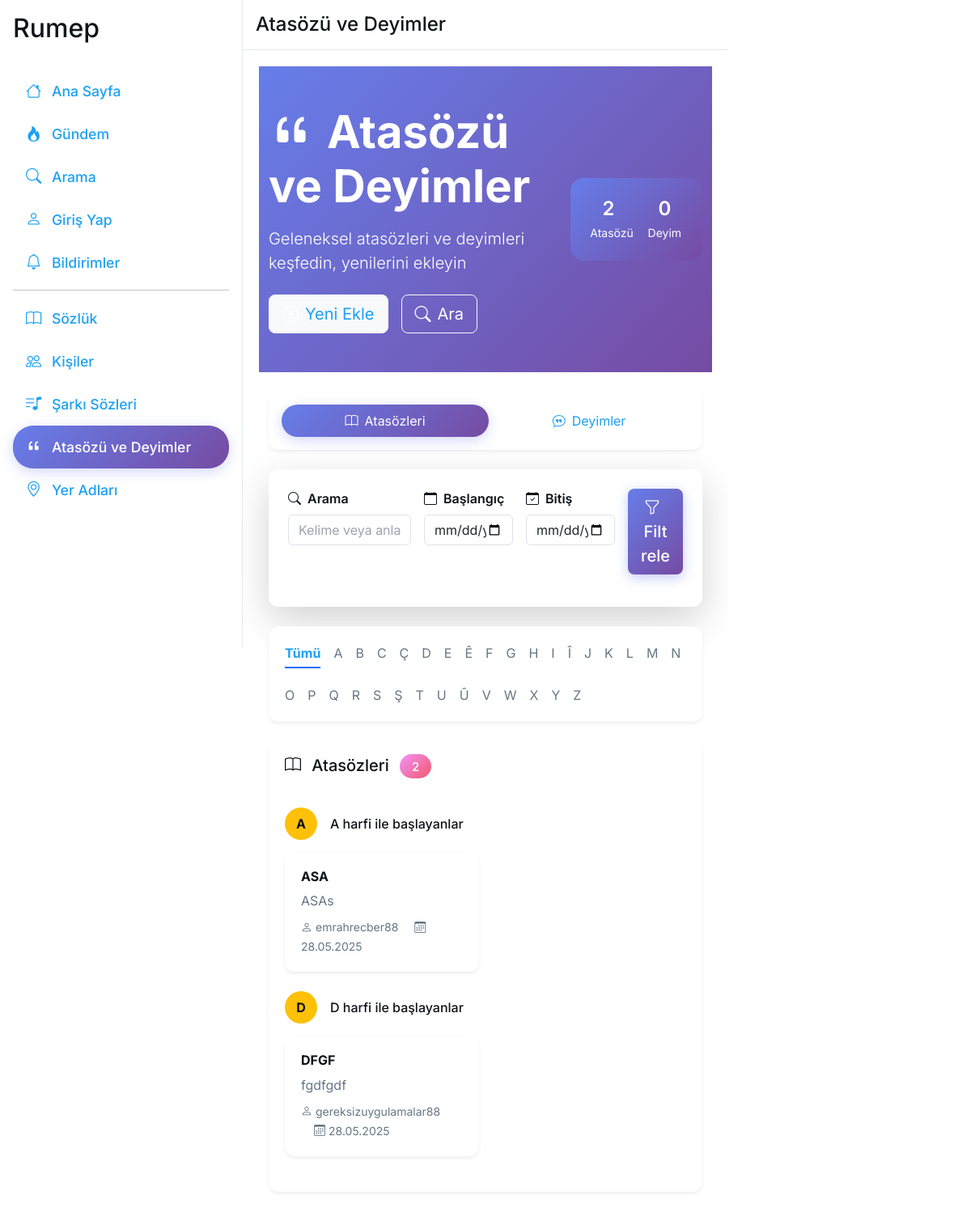
Before: /atasozu-deyim/ with the older database file.
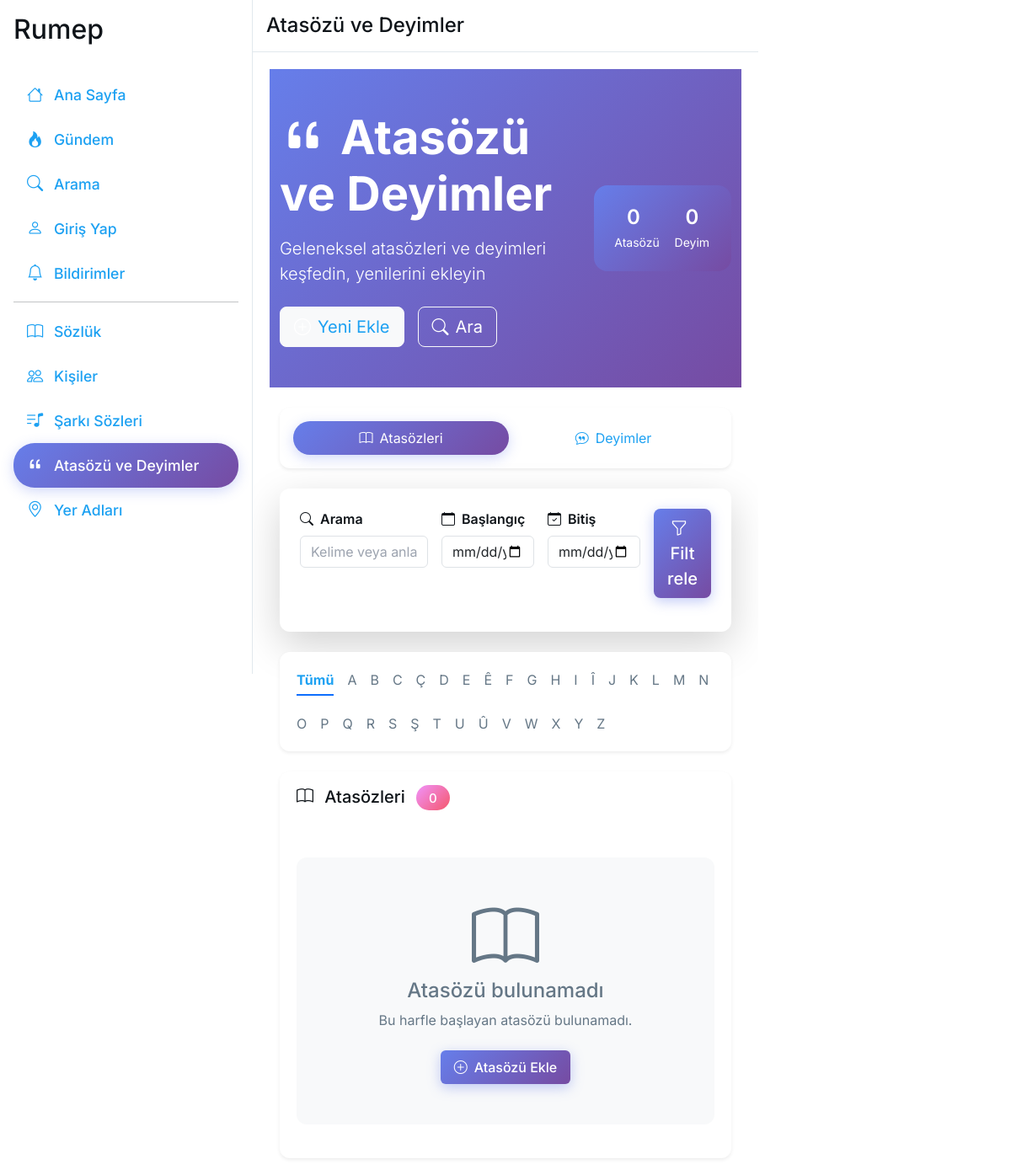
After: the same page with the newer database file.
### main/models.py (models this page shows, shortened)
class Atasozu(models.Model):
    kelime = models.CharField(max_length=500, db_index=True, unique=True)
    anlami = models.TextField(max_length=500)
    ornek = models.TextField(max_length=500, blank=True)
    kullanici = models.ForeignKey(settings.AUTH_USER_MODEL, on_delete=models.CASCADE)
    eklenme_tarihi = models.DateTimeField(default=timezone.now)
    class Meta:
        ordering = ['kelime']
        verbose_name = _('Atasözü')
        verbose_name_plural = _('Atasözleri')

### main/views/atasozu_deyim_views.py (the view, shortened to what this page needs)
# urls.py: path('atasozu-deyim/', views.atasozu_deyim, name='atasozu_deyim'),
def atasozu_deyim(request):
    harf = request.GET.get('harf', '').lower()
    sekme = request.GET.get('sekme', 'atasozu')
    harfler = ['a', 'b', 'c', 'ç', 'd', 'e', 'ê', 'f', 'g', 'h', 'i', 'î', 'j', 'k', 'l', 'm', 'n', 'o', 'p', 'q', 'r', 's', 'ş', 't', 'u', 'û', 'v', 'w', 'x', 'y', 'z']
    atasozu_gruplari = []
    deyim_gruplari = []
    if sekme == 'atasozu' or not sekme:
        if harf:
            atasozleri = Atasozu.objects.filter(kelime__istartswith=harf).order_by('kelime')
            if atasozleri.exists():
                atasozu_gruplari.append((harf, atasozleri))
        else:
            for h in harfler:
                atasozleri = Atasozu.objects.filter(kelime__istartswith=h).order_by('kelime')
                if atasozleri.exists():
                    atasozu_gruplari.append((h, atasozleri))
    return render(request, 'main/atasozu_deyim/atasozu_deyim.html', {
        'harfler': harfler,
        'atasozu_gruplari': atasozu_gruplari,
        'deyim_gruplari': deyim_gruplari,
        'secili_harf': harf,
        'sekme': sekme,
        'arama_form': AtasozuDeyimAramaForm()
    })

### main/forms.py (shortened to what this page needs)
class AtasozuDeyimAramaForm(forms.Form):
    query = forms.CharField(
        max_length=100,
        required=False,
        widget=forms.TextInput(attrs={'class': 'form-control', 'placeholder': _('Kelime veya anlamı arayın...')}),
        label=_('Arama')
    )
    tarih_baslangic = forms.DateField(
        required=False,
        widget=forms.DateInput(attrs={'class': 'form-control', 'type': 'date'}),
        label=_('Başlangıç Tarihi')
    )
    tarih_bitis = forms.DateField(
        required=False,
        widget=forms.DateInput(attrs={'class': 'form-control', 'type': 'date'}),
        label=_('Bitiş Tarihi')
    )
    kullanici = forms.CharField(
        max_length=30,
        required=False,
        widget=forms.TextInput(attrs={'class': 'form-control', 'placeholder': _('Ekleyen kullanıcı...')}),
        label=_('Ekleyen Kullanıcı')
    )

### main/context_processors.py (called while the page is built)
def notification_count(request):
    if request.user.is_authenticated:
        unread_count = request.user.notifications.filter(is_read=False).count()
        return {'unread_notifications_count': unread_count}
    return {'unread_notifications_count': 0}

### main/templates/main/atasozu_deyim/atasozu_deyim.html (shortened to what the changed rows need)
{% extends 'main/base.html' %}
{% load static %}
{% load i18n %}
{% block content %}
<div class="container-fluid px-0">
    <div class="hero-section bg-gradient-primary text-white py-5 mb-4">
        <div class="container position-relative" style="z-index: 10;">
            <div class="row align-items-center">
                <div class="col-lg-8">
                    <h1 class="display-4 fw-bold mb-3">
                        <i class="bi bi-quote me-3"></i>{% trans "Atasözü ve Deyimler" %}
                    </h1>
                </div>
                <div class="col-lg-4 text-center">
                    <div class="stats-card bg-white bg-opacity-10 rounded-4 p-4" style="position: relative; z-index: 20;">
                        <div class="row text-center">
                            <div class="col-6">
                                <h3 class="h3 mb-1">{{ atasozu_gruplari|length|default:"0" }}</h3>
                                <p class="mb-0 small">{% trans "Atasözü" %}</p>
                            </div>
                        </div>
                    </div>
                </div>
            </div>
        </div>
    </div>
    <div class="container">
        <div class="alphabet-section mb-4">
            <div class="card border-0 shadow-sm">
                <div class="card-body py-3">
                    <div class="d-flex flex-wrap gap-3">
                        <a href="?sekme={{ sekme }}" class="text-decoration-none {% if not secili_harf %}text-primary fw-bold border-bottom border-primary border-2{% else %}text-muted{% endif %}" style="padding: 5px 0;">{% trans "Tümü" %}</a>
                        {% for harf in harfler %}
                            <a href="?sekme={{ sekme }}&harf={{ harf }}" class="text-decoration-none {% if secili_harf == harf %}text-primary fw-bold border-bottom border-primary border-2{% else %}text-muted{% endif %}" style="padding: 5px 0;">{{ harf|upper }}</a>
                        {% endfor %}
                    </div>
                </div>
            </div>
        </div>
        <div class="content-section">
            <div class="card border-0 shadow-sm">
                <div class="card-header bg-white border-0 py-3">
                    <h5 class="mb-0">
                        <i class="bi bi-{% if sekme == 'deyim' %}chat-quote{% else %}book{% endif %} me-2"></i>
                        {% if sekme == 'deyim' %}{% trans "Deyimler" %}{% else %}{% trans "Atasözleri" %}{% endif %}
                        <span class="badge bg-primary ms-2">
                            {% if sekme == 'deyim' %}{{ deyim_gruplari|length|default:"0" }}{% else %}{{ atasozu_gruplari|length|default:"0" }}{% endif %}
                        </span>
                    </h5>
                </div>
                <div class="card-body">
                    <div id="item-list" class="items-container">
                        {% if sekme == 'deyim' %}
                            {% for harf, items in deyim_gruplari %}
                                {% if items %}
                                    <div class="letter-group mb-4">
                                        <div class="letter-header d-flex align-items-center mb-3">
                                            <div class="letter-badge bg-success text-white rounded-circle d-flex align-items-center justify-content-center me-3" style="width: 40px; height: 40px;">
                                                <strong>{{ harf|upper }}</strong>
                                            </div>
                                            <h6 class="mb-0 text-success">{{ harf|upper }} {% trans "harfi ile başlayanlar" %}</h6>
                                        </div>
                                        <div class="row g-3">
                                            {% for item in items %}
                                                <div class="col-lg-6">
                                                    <div class="item-card card border-0 shadow-sm hover-lift">
                                                        <div class="card-body">
                                                            <div class="d-flex justify-content-between align-items-start">
                                                                <div class="item-content flex-grow-1">
                                                                    <h6 class="item-title mb-2">
                                                                        <a href="{% url 'atasozu_deyim_detay' tur='deyim' id=item.id %}" class="text-decoration-none text-dark fw-bold">
                                                                            {{ item.kelime }}
                                                                        </a>
                                                                    </h6>
                                                                    <p class="item-description text-muted mb-2">{{ item.anlami|truncatechars:120 }}</p>
                                                                    <div class="item-meta">
                                                                        <small class="text-muted">
                                                                            <i class="bi bi-person me-1"></i>{{ item.kullanici.username }}
                                                                            <i class="bi bi-calendar3 ms-3 me-1"></i>{{ item.eklenme_tarihi|date:"d.m.Y" }}
                                                                        </small>
                                                                    </div>
                                                                </div>
                                                                {% if item.kullanici == user %}
                                                                    <div class="item-actions ms-3">
                                                                        <form method="post" action="{% url 'atasozu_deyim_sil' tur='deyim' id=item.id %}" class="d-inline" id="sil-form-{{ item.id }}" data-tur="deyim">
                                                                            {% csrf_token %}
                                                                            <button type="submit" class="btn btn-sm btn-outline-danger">
                                                                                <i class="bi bi-trash"></i>
                                                                            </button>
                                                                        </form>
                                                                    </div>
                                                                {% endif %}
                                                            </div>
                                                        </div>
                                                    </div>
                                                </div>
                                            {% endfor %}
                                        </div>
                                    </div>
                                {% endif %}
                            {% empty %}
                                <div class="empty-state text-center py-5">
                                    <i class="bi bi-chat-quote display-1 text-muted mb-3"></i>
                                    <h4 class="text-muted">{% trans "Deyim bulunamadı" %}</h4>
                                    <p class="text-muted mb-4">{% trans "Bu harfle başlayan deyim bulunamadı." %}</p>
                                    <a href="{% url 'atasozu_deyim_ekle' %}" class="btn btn-primary">
                                        <i class="bi bi-plus-circle me-2"></i>{% trans "Deyim Ekle" %}
                                    </a>
                                </div>
                            {% endfor %}
                        {% else %}
                            {% for harf, items in atasozu_gruplari %}
                                {% if items %}
                                    <div class="letter-group mb-4">
                                        <div class="letter-header d-flex align-items-center mb-3">
                                            <div class="letter-badge bg-warning text-dark rounded-circle d-flex align-items-center justify-content-center me-3" style="width: 40px; height: 40px;">
                                                <strong>{{ harf|upper }}</strong>
                                            </div>
                                            <h6 class="mb-0 text-warning">{{ harf|upper }} {% trans "harfi ile başlayanlar" %}</h6>
                                        </div>
                                        <div class="row g-3">
                                            {% for item in items %}
                                                <div class="col-lg-6">
                                                    <div class="item-card card border-0 shadow-sm hover-lift">
                                                        <div class="card-body">
                                                            <div class="d-flex justify-content-between align-items-start">
                                                                <div class="item-content flex-grow-1">
                                                                    <h6 class="item-title mb-2">
                                                                        <a href="{% url 'atasozu_deyim_detay' tur='atasozu' id=item.id %}" class="text-decoration-none text-dark fw-bold">
                                                                            {{ item.kelime }}
                                                                        </a>
                                                                    </h6>
                                                                    <p class="item-description text-muted mb-2">{{ item.anlami|truncatechars:120 }}</p>
                                                                    <div class="item-meta">
                                                                        <small class="text-muted">
                                                                            <i class="bi bi-person me-1"></i>{{ item.kullanici.username }}
                                                                            <i class="bi bi-calendar3 ms-3 me-1"></i>{{ item.eklenme_tarihi|date:"d.m.Y" }}
                                                                        </small>
                                                                    </div>
                                                                </div>
                                                            </div>
                                                        </div>
                                                    </div>
                                                </div>
                                            {% endfor %}
                                        </div>
                                    </div>
                                {% endif %}
                            {% empty %}
                                <div class="empty-state text-center py-5">
                                    <i class="bi bi-book display-1 text-muted mb-3"></i>
                                    <h4 class="text-muted">{% trans "Atasözü bulunamadı" %}</h4>
                                    <p class="text-muted mb-4">{% trans "Bu harfle başlayan atasözü bulunamadı." %}</p>
                                    <a href="{% url 'atasozu_deyim_ekle' %}" class="btn btn-primary">
                                        <i class="bi bi-plus-circle me-2"></i>{% trans "Atasözü Ekle" %}
                                    </a>
                                </div>
                            {% endfor %}
                        {% endif %}
                    </div>
                </div>
            </div>
        </div>
    </div>
</div>
{% endblock %}
{% block extra_css %}
    <link href="{% static 'main/css/atasozu_deyim.css' %}" rel="stylesheet">
{% endblock %}

Changed rows visible on the page:
removed Atasozu: kelime "ASA", anlami "ASAs", kullanici.username "emrahrecber88", eklenme_tarihi "28.05.2025", shown under "A"
removed Atasozu: kelime "DFGF", anlami "fgdfgdf", kullanici.username "gereksizuygulamalar88", eklenme_tarihi "28.05.2025", shown under "D"
Other visible differences:
{{ atasozu_gruplari|length|default:"0" }}: "2" → "0"
text now shown: "Atasözü bulunamadı Bu harfle başlayan atasözü bulunamadı. Atasözü Ekle"
list line gone: "A A harfi ile başlayanlar"
list line gone: "D D harfi ile başlayanlar"
